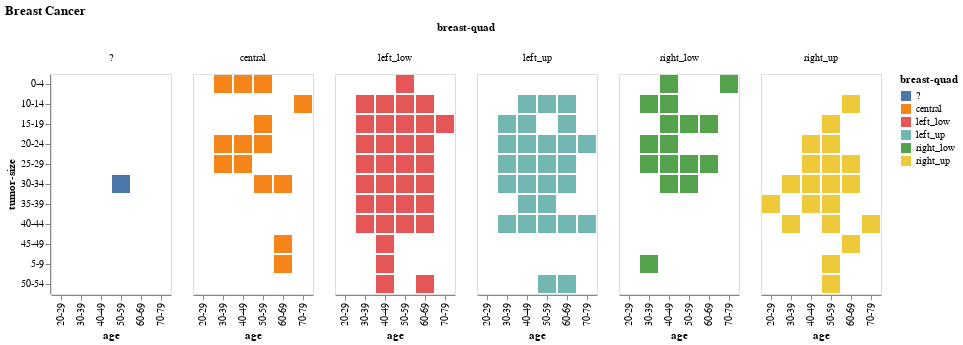

The notebook cell this image was saved under:
### Markdown cell above
This graph is like the first graph but we used the bar chart for having better insight.

### Code cell
alt.Chart(df).mark_bar().encode(
    x = "age" ,
    y = "tumor-size" ,
    color = "breast-quad" ,
    column = "breast-quad"
).properties(
    title = "Breast Cancer"
)

### Figure 1 — Vega-Lite specification as saved in the notebook (floating-point values rounded to 4 significant figures; data arrays with more than 128 entries replaced by an {"elided": "..."} marker saying what was removed)
{"config": {"view": {"continuousWidth": 400, "continuousHeight": 300}}, "data": {"name": "data-b9af3c7986ad23aec6821fde2ccb71ef"}, "mark": "bar", "encoding": {"color": {"type": "nominal", "field": "breast-quad"}, "column": {"type": "nominal", "field": "breast-quad"}, "x": {"type": "nominal", "field": "age"}, "y": {"type": "nominal", "field": "tumor-size"}}, "title": "Breast Cancer", "$schema": "https://vega.github.io/schema/vega-lite/v4.8.1.json", "datasets": {"data-b9af3c7986ad23aec6821fde2ccb71ef": {"elided": "286 records"}}}
